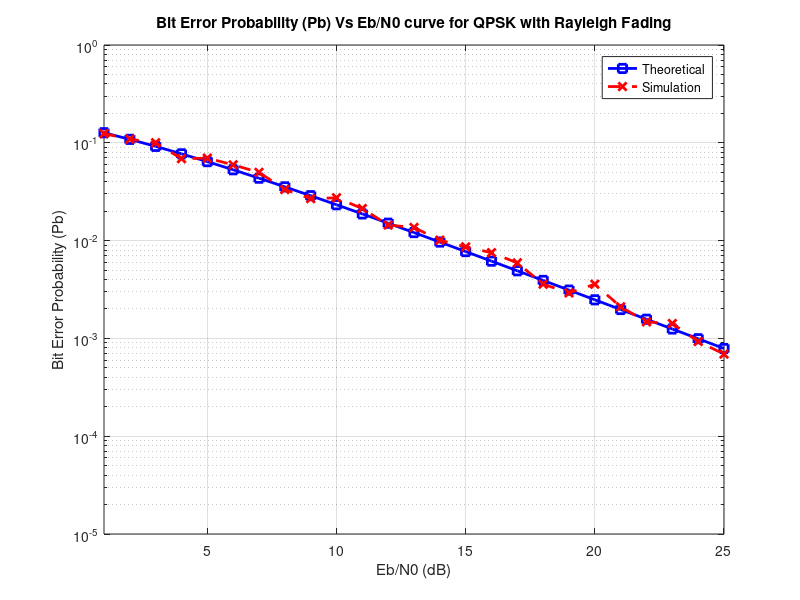

Write the MATLAB code that produced this figure.
%%%%%%%%%%%%%%%%%%%%%%%%%%%%%%%%%%%%%%%%%%%%%%%%%%%%%%%%%%%%%%%%%%%%%%%%%%%%%%%%%%%%%%
%        Simulation of Communication System usng QPSK modulation under Rayleigh Fading
%                                                                                            
%                               Punit Godhani-  9709894   
%                               Balal Asar-     9755535
%                               Bilal Akhtar-   5208386
%%%%%%%%%%%%%%%%%%%%%%%%%%%%%%%%%%%%%%%%%%%%%%%%%%%%%%%%%%%%%%%%%%%%%%%%%%%%%%%%%%%%%%
clear all;
tic
N=1034;               % No of bits
EbN0_dB=1:25;         % Eb/N0 values in dB
E=1;                  % Normalization of Symbol Energy

% Loop for calculating Probability of error for Different values of Eb/No
for z=1:length(EbN0_dB)
    snr=10.^(EbN0_dB(z)/10); % Conversion of Eb/N0(dB) to linear value
    sgma=sqrt(E/(2*snr));    % Standard Deviation of Noise
    bit_error=0;             % Initializing Error counter
    bits=0;                  % Initializing Bit counter
    
    while bit_error<1e4
        data=round(rand(1,N)); % Generation of data
        
        data_I=data(1:2:end); %Inphase components of Data
        data_Q=data(2:2:end); %Quadrature components of Data
        
        % Modulation
        data_I_mod=data_I*(-2)+1;
        data_Q_mod=data_Q*(-2)+1;
        
        % Transmitted Signal
        Tx_sig=data_I_mod+sqrt(-1)*data_Q_mod;
        
        % Generation of AWGN Gaussian noise
        noise=sgma*(randn(1,517)+sqrt(-1)*randn(1,517));
        
        % Generation of Fading Coefficient
        h=sqrt(0.5)*randn+ sqrt(0.5)*sqrt(-1)*randn;
        
        %Received Signal under fading and AWGN noise
        Rx_sig= Tx_sig.*h+noise;
        
        % Dividing Received Signal by Fading Coefficient
        divide_h=Rx_sig./h;
        
        % Detection
        received_sig_I=real(divide_h)<=0;
        received_sig_Q=imag(divide_h)<=0;
        
        % Estimation of Data
        rx_sig= vertcat(received_sig_I,received_sig_Q);
        rx_msg=reshape(rx_sig,1,1034);
        
        bit_error=sum(xor(data,rx_msg))+bit_error; % Error Detection by comparing Estimated Data with the Transmitted Data
        bits=bits+N; %Incrementing the bit counter by number of bits
    end
    
    theoretical_ber(z)=1/2*(1-sqrt(snr/(1+snr))); % Calculation of Theoretical Bit Error Rate
    estimated_ber(z)=bit_error/bits; % Calculation of Estimated Bit Error Rate
end

% Plotting Bit Error Probability Vs Eb/N0 curve
close all
semilogy(EbN0_dB,theoretical_ber,'bs-','LineWidth',2);
hold on
semilogy(EbN0_dB,estimated_ber,'rx--','LineWidth',2);
grid on;
axis([1 max(EbN0_dB) 10^-5 1]); % Defining the Axis Range
legend('Theoretical', 'Simulation');
xlabel('Eb/N0 (dB)');
ylabel('Bit Error Probability (Pb)');
title('Bit Error Probability (Pb) Vs Eb/N0 curve for QPSK with Rayleigh Fading');
toc
